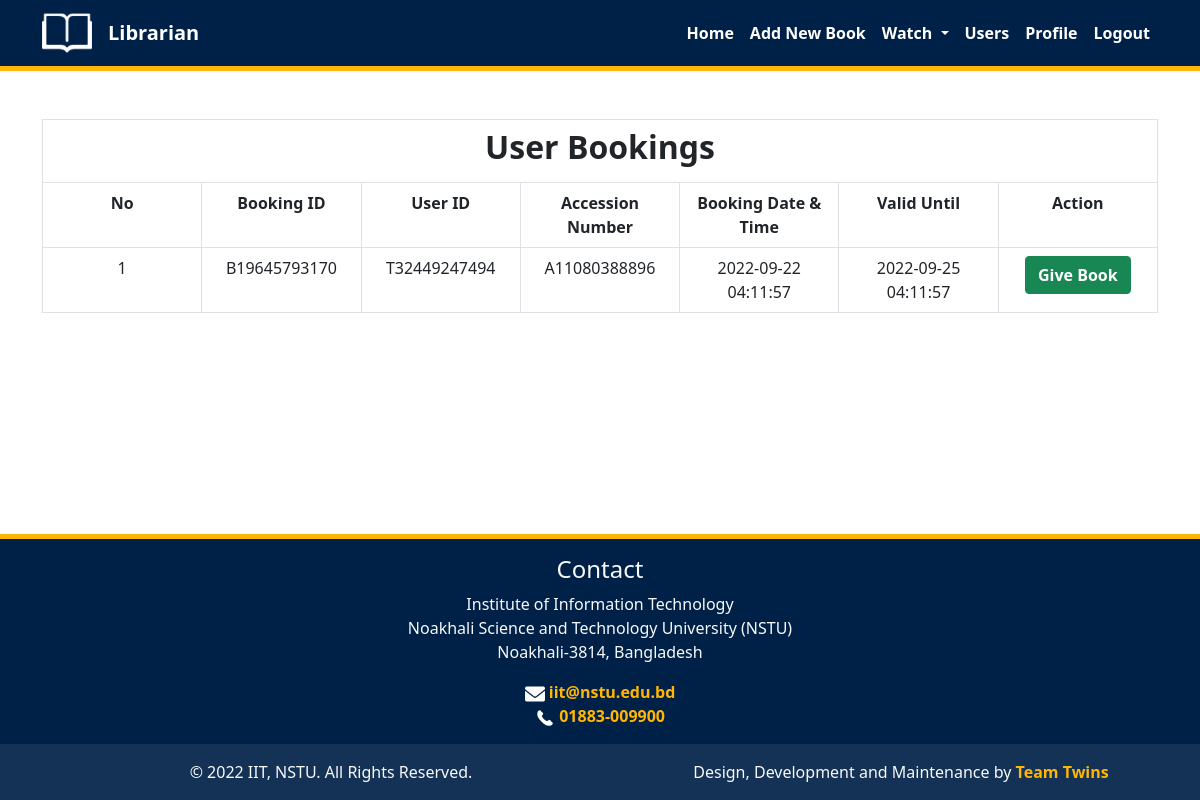
The page /librarianUserBooking.php (signed in) on the database its author committed.
### tables this page shows
CREATE TABLE `booking` (
  `booking_id` char(15) NOT NULL,
  `user_id` char(15) NOT NULL,
  `accession_number` char(15) NOT NULL,
  `date` varchar(30) NOT NULL
);

### librarianUserBooking.php (the view, shortened to what this page needs)
<?php
    require_once('inc/header.php');
?>
    <body>
        <?php
            require_once('inc/librarianNavbar.php');
        ?>
        <?php
            global $conn;
        ?>
            <div class="container mt-5 mb-5">
                <table class="table table-bordered table-hover text-center">
                    <tr>
                        <td colspan="7">
                            <h2 class="text-center fw-bold">User Bookings</h2>
                        </td>
                    </tr>
                    <tr>
                        <th>No</th>
                        <th>Booking ID</th>
                        <th>User ID</th>
                        <th>Accession Number</th>
                        <th>Booking Date & Time</th>
                        <th>Valid Until</th>
                        <th>Action</th>
                    </tr>
                    <?php
                    $result = $conn->query("SELECT * FROM `booking`");
                    $count = 1;
                    while($row = $result->fetch_assoc()) {
                        ?>
                        <tbody>
                        <tr>
                            <td>
                                <?php echo $count++; ?>
                            </td>
                            <td>
                                <?php echo $row['booking_id']; ?>
                            </td>
                            <td>
                                <?php echo $row['user_id']; ?>
                            </td>
                            <td>
                                <?php echo $row['accession_number']; ?>
                            </td>
                            <td>
                                <?php echo $row['date']; ?>
                            </td>
                            <td>
                                <?php
                                    $date = $row['date'];
                                    echo date("Y-m-d H:i:s", strtotime($date .'+72 hours'));
                                ?>
                            </td>
                            <td>
                                <?php
                                    $dateNow = date("Y-m-d H:i:s");
                                    $bookingValid = date("Y-m-d H:i:s", strtotime($date .'+72 hours'));
                                    if ($dateNow > $bookingValid) {
                                        echo "<form action='{$_SERVER['PHP_SELF']}' method='POST'>
                                                    <button class='btn btn-danger fw-bold' type='submit' name='cancel_booking' value='{$row['booking_id']}'>Cancel Booking</button>
                                                </form>";
                                    } else {
                                        echo "<form action='{$_SERVER['PHP_SELF']}' method='POST'>
                                                    <button class='btn btn-success fw-bold' type='submit' name='give_book' value='{$row['booking_id']}'>Give Book</button>
                                                </form>";
                                    }
                                ?>
                            </td>
                        </tr>
                        </tbody>
                        <?php
                    }
                    ?>
                </table>
            </div>
    </body>
<?php
    require_once('inc/footer.php');
?>

### css/style.css (style rules this page uses)
body { display: flex; flex-direction: column; height: 100vh; }
table { table-layout: fixed; width: 100%; }
td { word-wrap: break-word; }

### rows shown on the page
booking: booking_id "B19645793170", user "T32449247494", accession_number "A11080388896", date "2022-09-22 04:11:57", date "2022-09-25 04:11:57"
